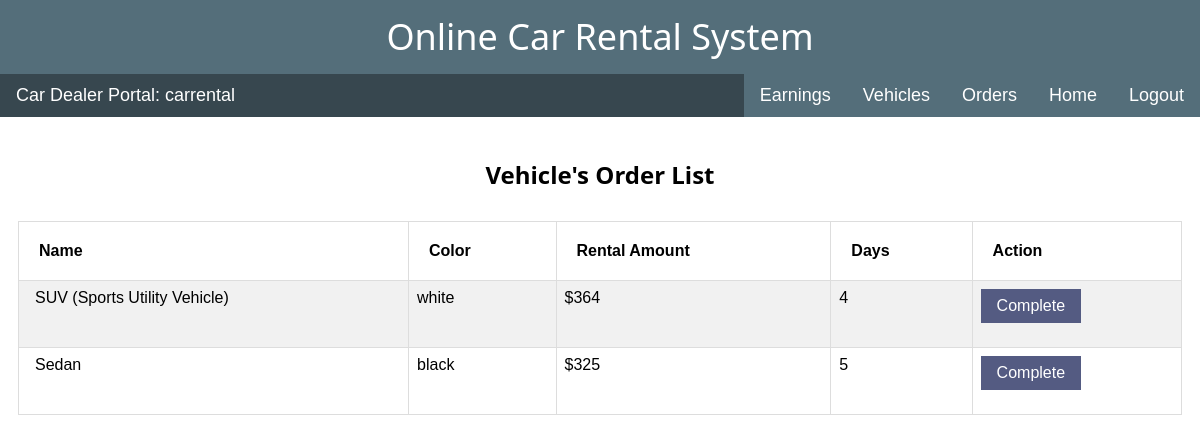
/car_dealer_portal/order_list/ (signed in), run on the app's committed database.
### customer_portal/models.py (models this page shows)
class Orders(models.Model):
    user = models.ForeignKey(User, on_delete=models.PROTECT)
    car_dealer = models.ForeignKey(CarDealer, on_delete=models.PROTECT)
    rent = models.CharField(max_length=8)
    vehicle = models.ForeignKey(Vehicles, on_delete=models.PROTECT)
    days = models.CharField(max_length = 3)
    is_complete = models.BooleanField(default = False)

### car_dealer_portal/models.py (models this page shows)
class Vehicles(models.Model):
    car_name = models.CharField(max_length = 20)
    color = models.CharField(max_length = 10)
    dealer = models.ForeignKey(CarDealer, on_delete = models.PROTECT)
    area = models.ForeignKey(Area, on_delete=models.SET_NULL, null = True)
    capacity = models.CharField(max_length = 2)
    is_available = models.BooleanField(default = True)
    description = models.CharField(max_length = 100)

### car_dealer_portal/views.py (the view)
# urls.py: path('order_list/', views.order_list, name='order_list'),
@login_required
def order_list(request):
    username = request.user
    user = User.objects.get(username = username)
    car_dealer = CarDealer.objects.get(car_dealer = user)
    orders = Orders.objects.filter(car_dealer = car_dealer)
    order_list = []
    for o in orders:
        if o.is_complete == False:
            order_list.append(o)
    return render(request, 'car_dealer/order_list.html', {'order_list':order_list})

### car_dealer_portal/templates/car_dealer/order_list.html (shortened to what this page needs)
{% extends 'car_dealer/base.html' %}
{% block content %}
<div class="w3-bar w3-black w3-large">
  <div class="w3-bar-item w3-left w3-black">Car Dealer Portal: {{user.username}}</div>
  <a class="w3-bar-item w3-btn w3-teal w3-right" href="/car_dealer_portal/logout/">Logout</a>
  <a class="w3-bar-item w3-btn w3-teal w3-right " href="/car_dealer_portal/auth/">Home</a>
  <a class="w3-bar-item w3-btn w3-teal w3-right" href="/car_dealer_portal/order_list/">Orders</a>
  <a class="w3-bar-item w3-btn w3-teal w3-right" href="/car_dealer_portal/manage_vehicles/">Vehicles</a>
  <a class="w3-bar-item w3-btn w3-teal w3-right" href="/car_dealer_portal/history/">Earnings</a>
</div>
<h3 class="w3-center" style="padding-top:30"><b>Vehicle's Order List</b></h3>
<div style="padding:18">
<table class="w3-table w3-striped w3-center">
  <tr>
    <th style="padding:20">Name </th>
    <th style="padding:20">Color</th>
    <th style="padding:20">Rental Amount </th>
    <th style="padding:20">Days </th>
    <th style="padding:20">Action
    </th>
  </tr>
  {% for order in order_list %}
  <tr>
    <td>{{order.vehicle.car_name}}</td>
    <td>{{order.vehicle.color}}</td>
    <td>${{order.rent}}</td>
    <td>{{order.days}}</td>
    <td><form action = "/car_dealer_portal/complete/" method="post">
      <input class="w3-btn w3-indigo" type="submit" value="Complete">
    </form></td>
  </tr>
{% endfor %}
</table>
</div>
{% endblock %}

### static/css/w3.css (style rules this page uses)
html { box-sizing: border-box; }
*, *:before, *:after { box-sizing: inherit; }
html { -ms-text-size-adjust: 100%; -webkit-text-size-adjust: 100%; }
body { margin: 0; }
a { background-color: transparent; -webkit-text-decoration-skip: objects; }
button, input, select, textarea { font: inherit; margin: 0; }
button, input { overflow: visible; }
button, html [type="button"], [type="reset"], [type="submit"] { -webkit-appearance: button; }
html, body { font-family: Verdana, sans-serif; font-size: 15px; line-height: 1.5; }
html { overflow-x: hidden; }
h3 { font-size: 24px; }
h1, h2, h3, h4, h5, h6 { font-family: "Segoe UI", Arial, sans-serif; font-weight: 400; margin: 10px 0; }
a { color: inherit; }
.w3-table, .w3-table-all { border: 1px solid #dddddd; border-collapse: collapse; border-spacing: 0; width: 100%; display: table; }
.w3-striped tbody tr:nth-child(even) { background-color: #f1f1f1; }
.w3-table td, .w3-table th, .w3-table-all td, .w3-table-all th { padding: 8px 8px; display: table-cell; text-align: left; vertical-align: top; border: 1px solid #dddddd; }
.w3-table th:first-child, .w3-table td:first-child, .w3-table-all th:first-child, .w3-table-all td:first-child { padding-left: 16px; }
.w3-btn, .w3-button { border: none; display: inline-block; padding: 8px 16px; vertical-align: middle; overflow: hidden; text-decoration: none; color: inherit; background-color: inherit; text-align: center; cursor: pointer; white-space: nowrap; }
.w3-btn, .w3-button { -webkit-touch-callout: none; -webkit-user-select: none; -khtml-user-select: none; -moz-user-select: none; -ms-user-select: none; user-select: none; }
.w3-bar { width: 100%; overflow: hidden; }
.w3-bar .w3-bar-item { padding: 8px 16px; float: left; width: auto; border: none; display: block; outline: 0; }
.w3-container:after, .w3-container:before, .w3-panel:after, .w3-panel:before, .w3-row:after, .w3-row:before, .w3-row-padding:after, .w3-row-padding:before, .w3-cell-row:before, .w3-cell-row:after, .w3-clear:after, .w3-clear:before, .w3-bar:before, .w3-bar:after { content: ""; display: table; clear: both; }
.w3-large { font-size: 18px !important; }
.w3-center { text-align: center !important; }
.w3-left { float: left !important; }
.w3-right { float: right !important; }
.w3-indigo, .w3-hover-indigo:hover { color: #fff !important; background-color: #545b82 !important; }
.w3-teal, .w3-hover-teal:hover { color: #fff !important; background-color: #546e7a !important; }
.w3-black, .w3-hover-black:hover { color: #fff !important; background-color: #37474f !important; }

### data on the page
Orders: vehicle.car_name "SUV (Sports Utility Vehicle)", vehicle.color "white", rent "364", days "4"
Orders: vehicle.car_name "Sedan", vehicle.color "black", rent "325", days "5"

### other printed values
{{ user.username }} "carrental"
